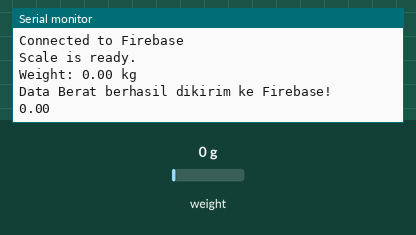
Bench run of a sketch on a simulated ESP32. Parts: the last lines printed to the serial monitor. The inputs (shaded band) are chosen by the test bench; at power-on: weight on the scale 0 g. WiFi joins after 1.5 s; servers stay silent unless stated.

Above: at 6.7 s.
6.8 s: weight on the scale set to 100 g
At 8.2 s:
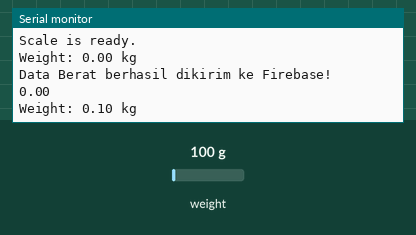
8.3 s: weight on the scale set to 1250 g
At 9.7 s:
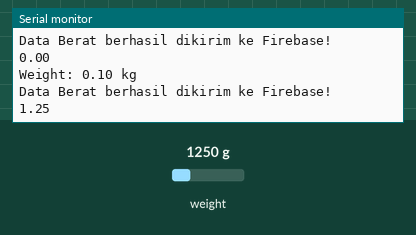
Timing chart, 0 to 11.3 s (numbered marks = the images above; inputs shaded):
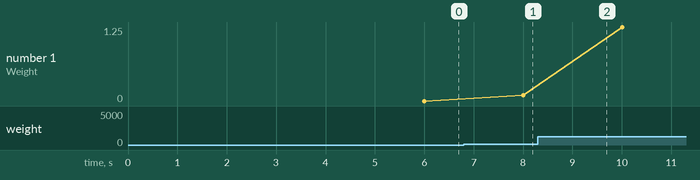

Measured:
- after the input at 6.8 s, the serial monitor: prints a new line after 1.2 s (image 1)
- after the input at 8.3 s, the serial monitor: prints a new line after 0.36 s (image 2)
- plotted number 1: 0 → 0.1 after the input at 6.8 s, 0.1 → 1.25 after the input at 8.3 s

The sketch:

Mobile-scale.ino
```cpp
#include <Wire.h>
#include "HX711.h"
#include <Firebase_ESP_Client.h>
#include <addons/TokenHelper.h>

// HX711 circuit wiring
const int LOADCELL_DOUT_PIN = 16;
const int LOADCELL_SCK_PIN = 4;

const char* ssid = "Arpihh";
const char* password = "123456789";
const char* FIREBASE_PROJECT_ID = "weight-a54c7";

FirebaseAuth auth;
FirebaseConfig config;

unsigned long sendDataPrevMillis = 0;
FirebaseData firebaseData;

HX711 scale;
float calibration_factor = 7050;

void setup() {
  Serial.begin(115200);

  WiFi.begin(ssid, password);
  WiFi.setSleep(false);
  while (WiFi.status() != WL_CONNECTED) {
    delay(500);
    Serial.print(".");
  }
  delay(1000);
  Serial.println("");
  Serial.println("Wifi Connected");
  delay(1000);

  config.host = "https://weight-a54c7-default-rtdb.asia-southeast1.firebasedatabase.app/";
  config.api_key = "AIzaSyA4AFiZsZhiTtZKIKZ3u8BxdK8vbX3D6t4";
  auth.user.email = "sofyan@gmail.com";
  auth.user.password = "12345678";
  Firebase.begin(&config, &auth);
  if (Firebase.ready()) {
    Serial.println("Connected to Firebase");
  } else {
    Serial.println("Failed to Connect to firebase");
  }
  delay(1000);

  scale.begin(LOADCELL_DOUT_PIN, LOADCELL_SCK_PIN);
  scale.set_scale(calibration_factor);
  scale.tare(); // Reset the scale to 0

  Serial.println("Scale is ready.");
}

void loop() {
   unsigned long currentTime = millis();

   if (Firebase.ready() && (currentTime - sendDataPrevMillis > 2000 || sendDataPrevMillis == 0)) {
    sendDataPrevMillis = currentTime;

      if (scale.is_ready()) {
      float weight = scale.get_units(5); // Dapatkan nilai dalam satuan berat (kilogram)

      // Jika nilai berat kurang dari threshold, anggap sebagai 0
      if (weight < 0.1 && weight > -0.1) {
        weight = 0;
      }

      Serial.print("Weight: ");
      Serial.print(weight);
      Serial.println(" kg");

    } else {
      Serial.println("HX711 not found.");
    }
    float weight = scale.get_units(5);
    if (!isnan(weight)) {
      sendWeightToFirebase(weight);

      Serial.println(weight);

      delay(500);

    }
  }
}

void sendWeightToFirebase(float weight) {
  if (Firebase.ready()) {
    float roundedWeight = round(weight * 100.0) / 100.0;
    if (Firebase.RTDB.setInt(&firebaseData, "/weight", roundedWeight)) {
      Serial.println("Data Berat berhasil dikirim ke Firebase!");
    } else {
      Serial.println("Gagal mengirim data Berat ke Firebase!");
    }
  }
}
```
